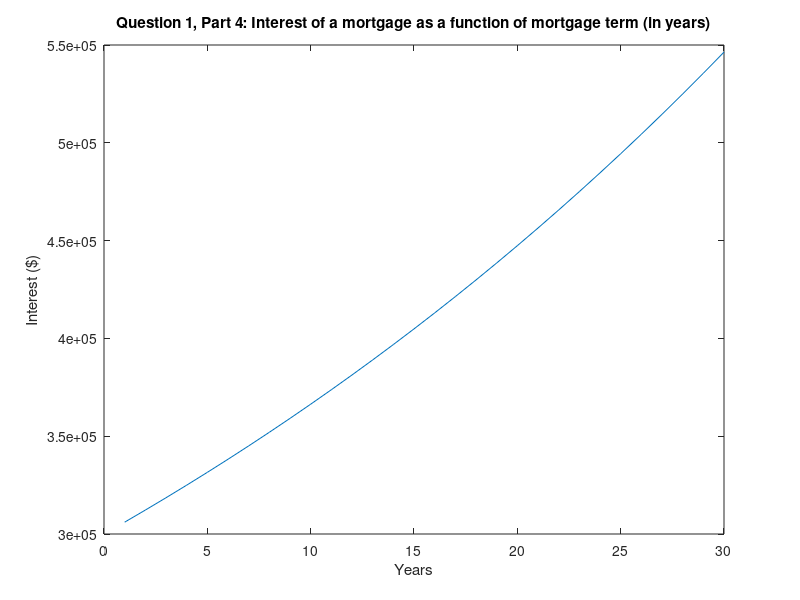
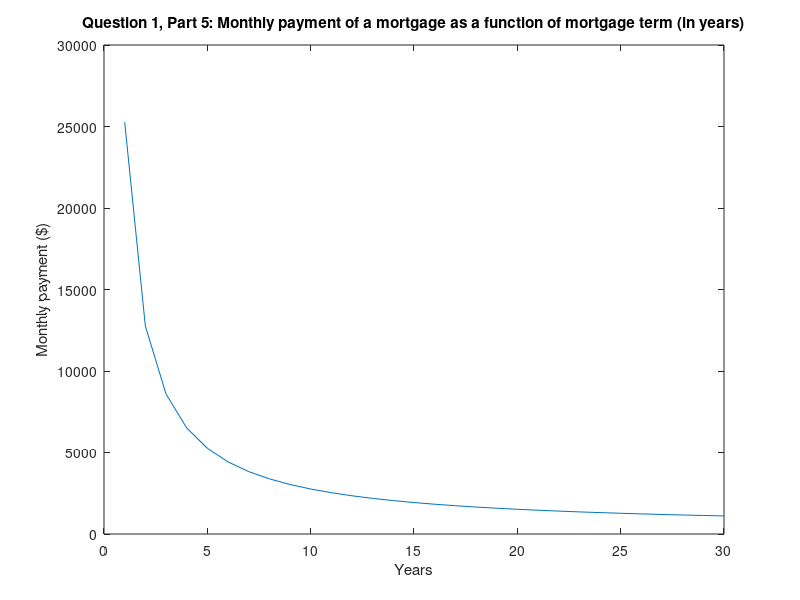

MATLAB code for these plots, in order:
% Zachary Zalass
% 40098539
% Assignment 1
% Question 1

clear;
clc;
format long g;

% Setup constants
interest = 0.02;
principal = 0.8 * 375000;
years = 1:1:30;
payments = 12 * years;

% Plot equations for dependant variables
u_t = (interest/12 * principal * (1 + interest/12).^payments)./((1+interest/12).^payments - 1);
interest_by_month = principal * (1 + interest/12).^(payments);

% Plots
figure;
plot(years, interest_by_month);
title('Question 1, Part 4: Interest of a mortgage as a function of mortgage term (in years)');
xlabel('Years');
ylabel('Interest ($)');

figure;
plot(years, u_t);
title('Question 1, Part 5: Monthly payment of a mortgage as a function of mortgage term (in years)');
xlabel('Years');
ylabel('Monthly payment ($)');